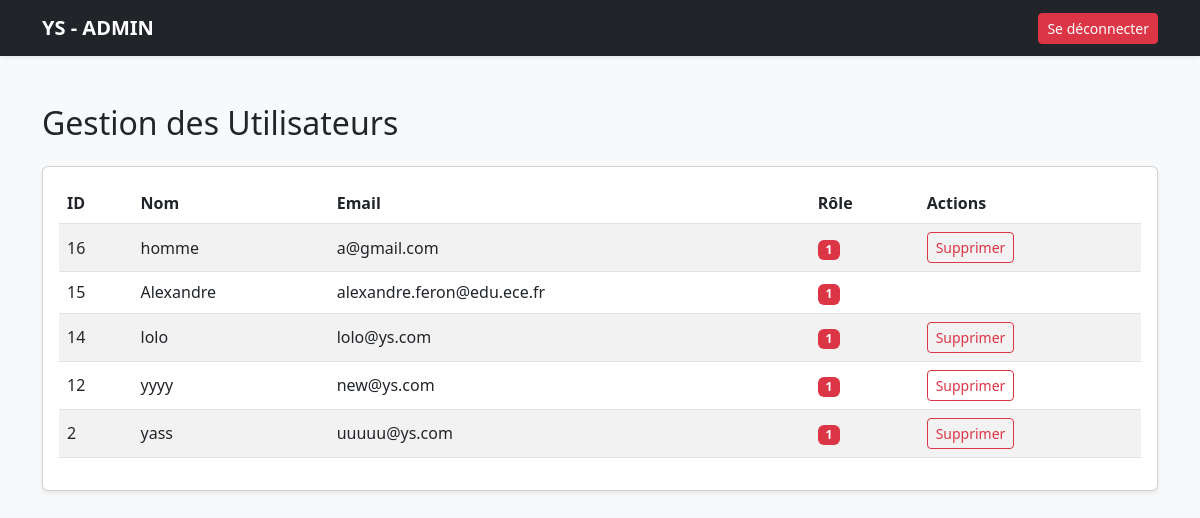
The app's page /admin.php (signed in) with its own data.
### tables this page shows
CREATE TABLE `utilisateurs` (
  `id` int(11) NOT NULL,
  `nom` varchar(100) NOT NULL,
  `email` varchar(150) NOT NULL,
  `password` varchar(255) NOT NULL,
  `role` enum('membre','admin') DEFAULT 'membre',
  `avatar` varchar(255) DEFAULT 'default_avatar.png',
  `role_id` int(11) DEFAULT '1'
);

### admin.php (the view, shortened to what this page needs)
<?php
require 'config/db_connect.php';
$result = mysqli_query($connexion, "SELECT id, nom, email, role_id FROM utilisateurs ORDER BY id DESC");
$utilisateurs = mysqli_fetch_all($result, MYSQLI_ASSOC);
?>
<!DOCTYPE html>
<html lang="fr">
<head>
    <link href="https://cdn.jsdelivr.net/npm/bootstrap@5.3.0/dist/css/bootstrap.min.css" rel="stylesheet">
</head>
<body class="bg-light">
<nav class="navbar navbar-expand-lg navbar-dark bg-dark shadow-sm">
    <div class="container">
        <a class="navbar-brand fw-bold" href="index.php">YS - ADMIN</a>
        <div class="d-flex">
            <a href="deconnexion.php" class="btn btn-danger btn-sm">Se déconnecter</a>
        </div>
    </div>
</nav>
<div class="container mt-5">
    <h2>Gestion des Utilisateurs</h2>
    <div class="card shadow-sm mt-4">
        <div class="card-body">
            <table class="table table-striped align-middle">
                <thead>
                    <tr>
                        <th>ID</th>
                        <th>Nom</th>
                        <th>Email</th>
                        <th>Rôle</th>
                        <th>Actions</th>
                    </tr>
                </thead>
                <tbody>
                    <?php foreach ($utilisateurs as $user): ?>
                    <tr>
                        <td><?= $user['id'] ?></td>
                        <td><?= htmlspecialchars($user['nom']) ?></td>
                        <td><?= htmlspecialchars($user['email']) ?></td>
                        <td>
                            <span class="badge <?= ($user['role_id'] === 'admin' || $user['role_id'] == 1) ? 'bg-danger' : 'bg-primary' ?>">
                                <?= htmlspecialchars($user['role_id']) ?>
                            </span>
                        </td>
                        <td>
                            <?php if ($user['id'] != $_SESSION['user_id']): ?>
                            <form method="POST" style="display:inline-block;" onsubmit="return confirm('Êtes-vous sûr de supprimer ce compte ?');">
                                <button type="submit" class="btn btn-sm btn-outline-danger">Supprimer</button>
                            </form>
                            <?php endif; ?>
                        </td>
                    </tr>
                    <?php endforeach; ?>
                </tbody>
            </table>
        </div>
    </div>
</div>
</body>
</html>

### records on screen
utilisateurs: id "16", nom "homme", email "a@gmail.com", role "1"
utilisateurs: id "15", nom "Alexandre", email "alexandre.feron@edu.ece.fr", role "1"
utilisateurs: id "14", nom "lolo", email "lolo@ys.com", role "1"
utilisateurs: id "12", nom "yyyy", email "new@ys.com", role "1"
utilisateurs: id "2", nom "yass", email "uuuuu@ys.com", role "1"
